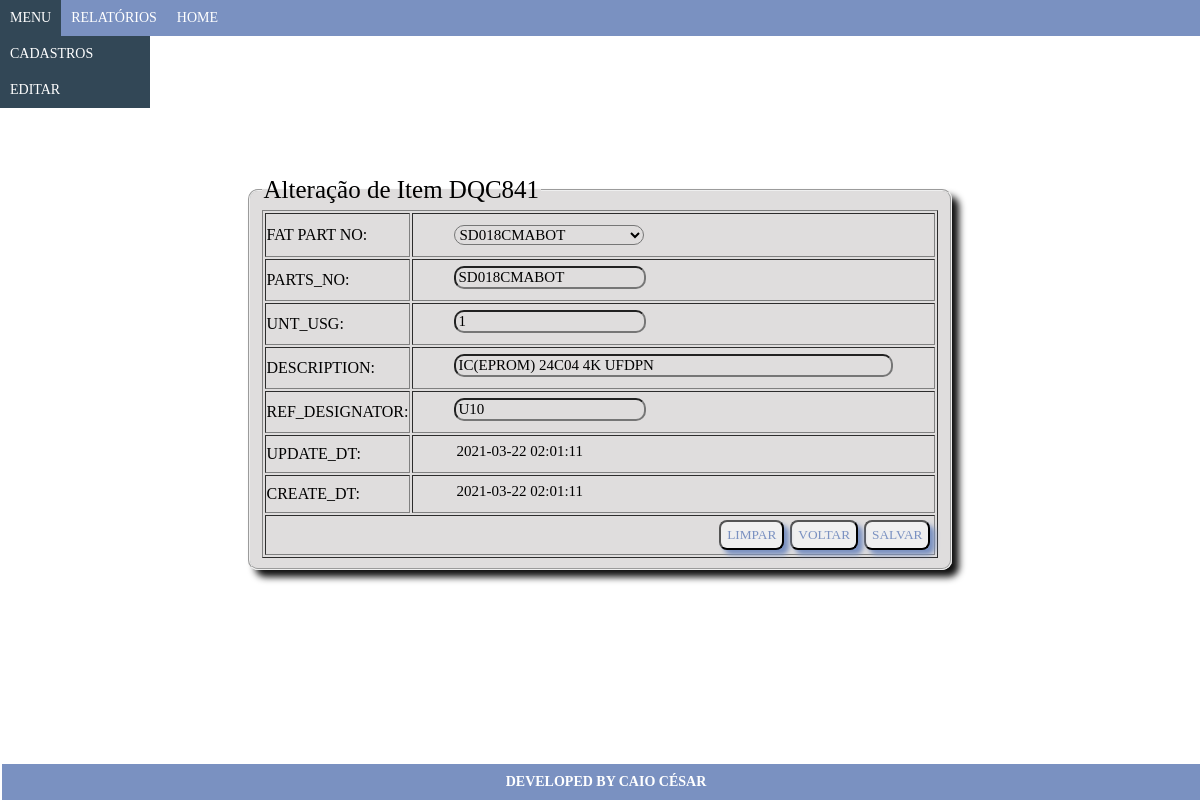
The app's page /view/alterarDqc841.php?acao=Alterar&idDqc841=2 with its own data.
### tables this page shows
CREATE TABLE `dqc841` (
  `ID` int(11) NOT NULL,
  `FAT_PART_NO` int(11) NOT NULL,
  `PARTS_NO` varchar(15) NOT NULL,
  `UNT_USG` int(11) NOT NULL,
  `DESCRIPTION` longtext NOT NULL,
  `REF_DESIGNATOR` longtext DEFAULT NULL,
  `UPDATE_DT` datetime NOT NULL,
  `CREATE_DT` datetime NOT NULL
);

CREATE TABLE `dqc84` (
  `ID` int(11) NOT NULL,
  `MODEL` int(11) NOT NULL,
  `FAT_PART_NO` varchar(15) NOT NULL,
  `TOTAL_LOCATION` int(11) NOT NULL,
  `UPDATE_DT` datetime NOT NULL,
  `CREATE_DT` datetime NOT NULL
);

### conexao/conexao.php (called while the page is built, shortened)
<?php
function pegarConexao(){
	$conexao = new mysqli("localhost", "root", "", "testecalcomp");
	return $conexao;
}
?>

### view/alterarDqc841.php (the view, shortened to what this page needs)
<?php
include "../functions/funcoes.php";
?>
<!DOCTYPE html>
<html>
<head>
	<link rel="stylesheet" type="text/css" href="../css/css_altdqcmodel.css">
</head>
<body>
	<?php
	require_once "cabecalho.php";
	?>
	<form class="form" name="formcadfuncionario" method="post" action="../controller/controller_alterarDqc841.php" accept-charset="utf-8">
		<fieldset class="fieldset">
			<table border="1">
				<legend class="legend">Alteração de Item DQC841</legend>
				<?php
				$idDqc841 = $_GET['idDqc841'];
				$sql= "select A.id, A.FAT_PART_NO, B.FAT_PART_NO, A.UNT_USG, A.DESCRIPTION, A.REF_DESIGNATOR, A.UPDATE_DT, A.CREATE_DT
					from dqc841 A
					inner join dqc84 B
					on b.ID = a.FAT_PART_NO
					where a.ID = $idDqc841
					order by a.ID;";
				$resultado= mysqli_query($conexao,$sql);
				while ($registro=mysqli_fetch_array($resultado)){
						$codigo = $registro['id'];
						$PARTS_NO = $registro['FAT_PART_NO'];
						$UNT_USG = $registro['UNT_USG'];
						$DESCRIPTION = $registro['DESCRIPTION'];
						$REF_DESIGNATOR = $registro['REF_DESIGNATOR'];
						$UPDATE_DT = $registro['UPDATE_DT'];
						$CREATE_DT = $registro['CREATE_DT'];
					?>
					<tr>
						<td>
							<label>FAT PART NO:</label>
						</td>
						<td>
							<?php
							RecuperaSelectDqc84ByCodigo($codigo);
							?>
						</td>
					</tr>
					<tr>
						<td>
							<label>PARTS_NO:</label>
						</td>
						<td>
							<input class="input" type="text" name="PARTS_NO" autocomplete="off" maxlength="15" value="<?php echo $PARTS_NO; ?>">
						</td>
					</tr>
					<tr>
						<td>
							<label>UNT_USG:</label>
						</td>
						<td>
							<input class="input" type="text" name="UNT_USG" autocomplete="off" value="<?php echo $UNT_USG; ?>">
						</td>
					</tr>
					<tr>
						<td>
							<label>DESCRIPTION:</label>
						</td>
						<td>
							<input class="input" type="text" name="DESCRIPTION" size="50" autocomplete="off" value="<?php echo $DESCRIPTION; ?>">
						</td>
					</tr>
					<tr>
						<td>
							<label>REF_DESIGNATOR:</label>
						</td>
						<td>
							<input class="input" type="text" name="REF_DESIGNATOR" autocomplete="off" value="<?php echo $REF_DESIGNATOR; ?>">
						</td>
					</tr>
					<tr>
						<td>
							<label>UPDATE_DT:</label>
						</td>
						<td>
							<input class="input2" type="text" name="UPDATE_DT" autocomplete="off" value="<?php echo $UPDATE_DT; ?>">
						</td>
					</tr>
					<tr>
						<td>
							<label>CREATE_DT:</label>
						</td>
						<td>
							<input class="input2" type="text" name="CREATE_DT" value="<?php echo $CREATE_DT; ?>">
						</td>
					</tr>
					<tr>
						<td colspan="2" align="center">
							<input class="submitlayout" type="submit" name="btsalvar" value="SALVAR">
							<input class="submitlayout" type="button" name="btvoltar" value="VOLTAR" onclick="location='http:../view/listDqc841.php';">
							<input class="submitlayout" type="reset" name="reset" value="LIMPAR">
						</td>
					</tr>
				<?php
				}
				?>
			</table>
		</fieldset>
	</form>
	<?php
	require_once "rodape.php";
	?>
</body>
</html>

### functions/funcoes.php (shortened to what this page needs)
<?php
require_once "../conexao/conexao.php";
function RecuperaSelectDqc84ByCodigo($idDqc84){
	echo "<select class='modelo' name='txtDqc84' id='dqc84'>";
	$sql = "select id, FAT_PART_NO from dqc84;";
	$query = mysqli_query(pegarConexao(),$sql);
	while ($vetordqc84 = mysqli_fetch_array($query)){
		$id = $vetordqc84['id'];
		if($id == $idDqc84){
			echo "<option selected='selected' value='".$vetordqc84['id']."'>".$vetordqc84['FAT_PART_NO']."</option>";
		}else{
			echo "<option value='".$vetordqc84['id']."'>".$vetordqc84['FAT_PART_NO']."</option>";
		}
	}
	echo "</select>";
}
?>

### css/css_altdqcmodel.css (style rules this page uses)
.body { font-family: "Comic Sans MS"; }
.fieldset { display:flex; width: 40%; height: 40%; margin: 100px auto; border-radius: 10px; background-color: #dfdddd; box-shadow: 7px 7px 7px #111; }
.legend { font-size:25px; }
.input { margin: 5px 40px 10px; font-family: "Comic Sans MS"; font-size: 15px; border-radius: 10px; background: none; }
.input2 { margin: 5px 40px 10px; font-family: "Comic Sans MS"; font-size: 15px; border-radius: 10px; background: none; border: none; }
.submitlayout { height: 30px; margin: 3px; border-radius: 8px; color: #7a91c1; font-family: "Comic Sans MS"; box-shadow: 5px 5px 5px; float: right; }
.form { margin: 20px; padding: 20px; }
.modelo { width: 190px; font-family: "Comic Sans MS"; font-size: 15px; border-radius: 10px; background: none; margin: 10px 40px; }

### css/css_cabecalho.css (style rules this page uses)
body, .menu, .sub-menu { font-family: "Comic Sans MS"; margin: 0; padding: 0; }
.body { background-size: cover; }

### records on screen
dqc841: PARTS_NO "SD018CMABOT", UNT_USG "1", DESCRIPTION "IC(EPROM) 24C04 4K UFDPN", REF_DESIGNATOR "U10", UPDATE_DT "2021-03-22 02:01:11", CREATE_DT "2021-03-22 02:01:11"

### other values on screen
form field txtDqc84 "SD018CMABOT"
